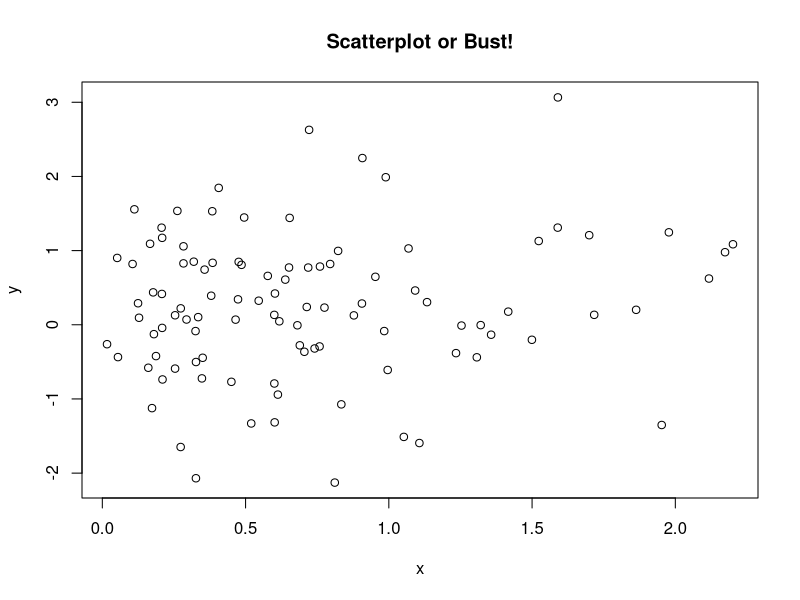

The R script that drew this image:
### R code from vignette source 'summeR-1-4-getwd-uniquebackupstring.Rnw'
### Encoding: UTF-8

###################################################
### code chunk number 1: summeR-1-4-getwd-uniquebackupstring.Rnw:28-29
###################################################
  if(exists(".orig.enc")) options(encoding = .orig.enc)


###################################################
### code chunk number 2: tmpout
###################################################
tdir <- "tmpout"
if(!dir.exists(tdir)) dir.create(tdir, showWarnings=FALSE)


###################################################
### code chunk number 3: Roptions
###################################################
opts.orig <- options()
options(width=100, prompt="> ")
options(useFancyQuotes = FALSE)
set.seed(12345)
par.orig <- par(no.readonly = TRUE) 
pjmar <- c(4.1, 4.1, 1.5, 2.1)
options(SweaveHooks=list(fig=function() par(mar=pjmar, ps=12, xpd=F)))
pdf.options(onefile=F,family="Times",pointsize=12)
if(!file.exists("theme")) file.symlink("../../../../template/theme", "theme")


###################################################
### code chunk number 4: summeR-1-4-getwd-uniquebackupstring.Rnw:308-309
###################################################
getwd()


###################################################
### code chunk number 5: summeR-1-4-getwd-uniquebackupstring.Rnw:317-318 (eval = FALSE)
###################################################
## setwd("...some...folder...you...specify...correctly")


###################################################
### code chunk number 6: summeR-1-4-getwd-uniquebackupstring.Rnw:345-346 (eval = FALSE)
###################################################
## setwd("C:/users/pauljohn/Documents/schoolwork/stats/exercise1")


###################################################
### code chunk number 7: summeR-1-4-getwd-uniquebackupstring.Rnw:454-456 (eval = FALSE)
###################################################
## library(kutils)
## initProject()


###################################################
### code chunk number 8: p5
###################################################
x <- rgamma(100, 1.5, 2.2)
y <- rnorm(100) + 0.2 * x
pdf("output/scatter1.pdf", height=6, width=6, paper="special")
plot(y ~ x, main="Scatterplot or Bust!")
dev.off() #turns off pdf output device


###################################################
### code chunk number 9: sess10
###################################################
sessionInfo()


###################################################
### code chunk number 10: opts20
###################################################
## Don't delete this. It puts the interactive session options
## back the way they were. If this is compiled within a session
## it is vital to do this.
options(opts.orig)
options(par.orig)
